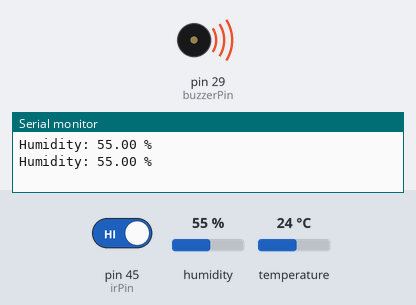
The sketch below on a simulated Arduino Mega 2560, built with avr-gcc and run on an emulated ATmega2560. On the bench: buzzer (waves = sounding), the last lines printed to the serial monitor. Inputs (shaded band) come from the test bench; at power-on: humidity 55 %, pin 45 (irPin) HIGH, temperature 24 °C.

Above: at 4.8 s.
4.9 s: humidity set to 21 %
11.1 s: humidity set to 18 %
At 15.3 s:
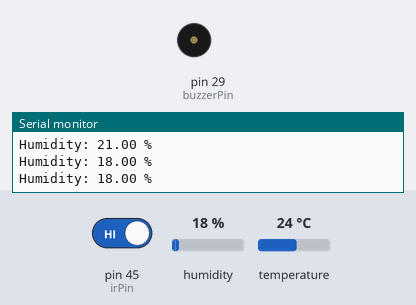
16.0 s: humidity set to 22 %
At 19.0 s:
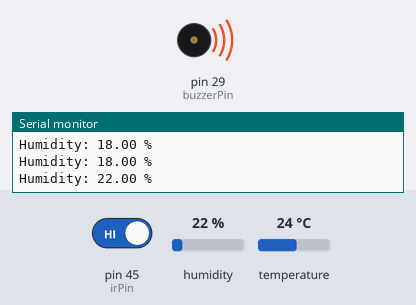
20.9 s: humidity set to 19 %
Timing chart, 0 to 27.5 s (numbered marks = the images above; inputs shaded):
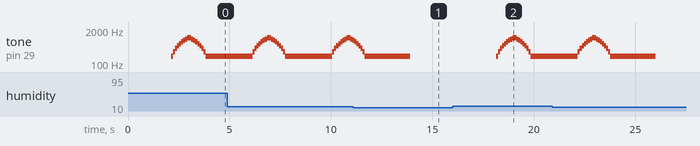

Measured:
- the behaviour switches between 20 and 19 % on humidity (found by bisection; images 0 and 1)
- after the input at 16.0 s, tone on pin 29 (buzzerPin): plays 200 Hz for 0.10 s, 300 Hz for 0.10 s, 400 Hz for 0.10 s, 500 Hz for 0.10 s, 600 Hz for 0.10 s, 700 Hz for 0.10 s … (17 notes in this stretch), starting after 2.1 s
- by itself, tone on pin 29 (buzzerPin): plays 300 Hz for 0.10 s, 400 Hz for 0.10 s, 500 Hz for 0.10 s, 600 Hz for 0.10 s, 700 Hz for 0.10 s, 800 Hz for 0.10 s … (26 notes in this stretch)

The sketch:

Main.ino
```cpp
#include "BathRoom.h"

BathRoom myBathRoom;

void setup() {
  // put your setup code here, to run once:
  myBathRoom.setup();
    //////////////////////////DHT11 SENSOR ///////////////////////
  // pinMode(DHTPIN,INPUT);
  // dht.begin();
}

void loop() {
  // put your main code here, to run repeatedly:
  myBathRoom.loop();
}
```

BathRoom.cpp
```cpp
#include "BathRoom.h"
#include<Arduino.h>
#include<stdint.h>
#include<DHT.h>
#define DHTPIN 44          // Pin to which the DHT11 sensor is connected
#define DHTTYPE DHT11     // Type of the DHT sensor (DHT11 or DHT22)
DHT dht(DHTPIN, DHTTYPE); //create instance of class DHT
BathRoom::BathRoom()
{
  Serial.println("Living_Room is inited");
}
void BathRoom::setup()
{
///////////////////////////////SERIAL MONITOR //////////////////////
  Serial.begin(9600); // Initialize serial communication
  ////////////////////////// BUZZER  ///////////////////////////////////
  pinMode(buzzerPin, OUTPUT);  // Set buzzer pin as output
///////////////////////IR SENSOR ///////////////////////
  pinMode(irPin,INPUT);
  pinMode(DHTPIN,INPUT);
  dht.begin();

}

void BathRoom::loop()
{
  if(!read_irSensor())
  {
    control_led(ON);
  }
  if(read_humidity() >= 20)
  {
    buzzer_sirenSound(ON);
  }
  else
    buzzer_sirenSound(OFF);
}
void BathRoom::buzzer_sirenSound(uint8_t switchControl)
{
  if(switchControl == 1)
  {
      // Generate the siren sound
      for (int i = 200; i <= 1000; i += 100)
      {
        tone(buzzerPin, i); // Generate tone at frequency i Hz
        delay(100); // Wait for a short duration
      }

      // Reverse the siren sound
      for (int i = 1000; i >= 200; i -= 100)
      {
        tone(buzzerPin, i); // Generate tone at frequency i Hz
        delay(100); // Wait for a short duration
      }
  }
    else
    noTone(buzzerPin);
}
/////////////////////////////////////// FUNCTION DEFINTION HERE ///////////////////////////////////////

/////////////////////////// IR SENSOR ////////////////////////////
uint8_t BathRoom::read_irSensor()
{
  uint8_t irValue = digitalRead(irPin);
  delay(100);
  return irValue;
}
///////////////////////////////////////// LED HERE /////////////////////////
void BathRoom::control_led(uint8_t switchControl)
{
  if(switchControl == 1)
  {
    digitalWrite(pinLed,HIGH);
    delay(1000);//time to wait until turn off
  }

  else
   digitalWrite(pinLed,LOW);
}
float BathRoom::read_temperature()
{
  // Read temperature (in Celsius) from DHT sensor
  float temperatureC = dht.readTemperature();

  // Check if any reads failed and exit early (to try again)
  if (isnan(temperatureC)) {
    Serial.println("Failed to read from DHT sensor!");
    return;
  }
  else
  {
    // Print temperature and humidity values
    Serial.print("Temperature: ");
    Serial.print(temperatureC);
    Serial.println(" °C");
  }

  delay(2000);  // Delay to stabilize sensor
  return temperatureC;
}

float BathRoom::read_humidity()
{
  // Read humidity from DHT sensor
  float humidity = dht.readHumidity();

  // Check if any reads failed and exit early (to try again)
  if (isnan(humidity)) {
    Serial.println("Failed to read from DHT sensor!");
    return;
  }
  else
  {
    Serial.print("Humidity: ");
    Serial.print(humidity);
    Serial.println(" %");
  }
  delay(2000);  // Delay to stabilize sensor
  return humidity;
}
```

BathRoom.h
```cpp
#ifndef BATHROOM_H
#define BATHROOM_H
//////////////////////////////////////NOTES//////////////////////////////////////////////////////////////
// WE ONLY USE THIS TYPE OF WRITING IN VARAIBLES ===> flameThreshold
// AND THIS TYPE IN FUNCTION NAMES FOR EASY USE LASTER ===> read_flameSensor();
// EXCEPTION FOR THIS BOOL RETURN FUNCTION NAMES  ===> isFlameActivated();
/////////////////////////////////////// PIN DIAGRAM FOR ARDUINO /////////////////////////
#include<Arduino.h>
#include<stdint.h>


#define buzzerPin 29  // Define the digital pin for the buzzer

#define pinLed 8
#define irPin 45
#define ON 1
#define OFF 0

class BathRoom
{
  private:
  uint8_t read_irSensor();
  void control_led(uint8_t switchControl);
  float read_humidity();
  float read_temperature();
  void buzzer_sirenSound(uint8_t);
  public:
  BathRoom();
  void loop();
  void setup();
};


#endif
```
